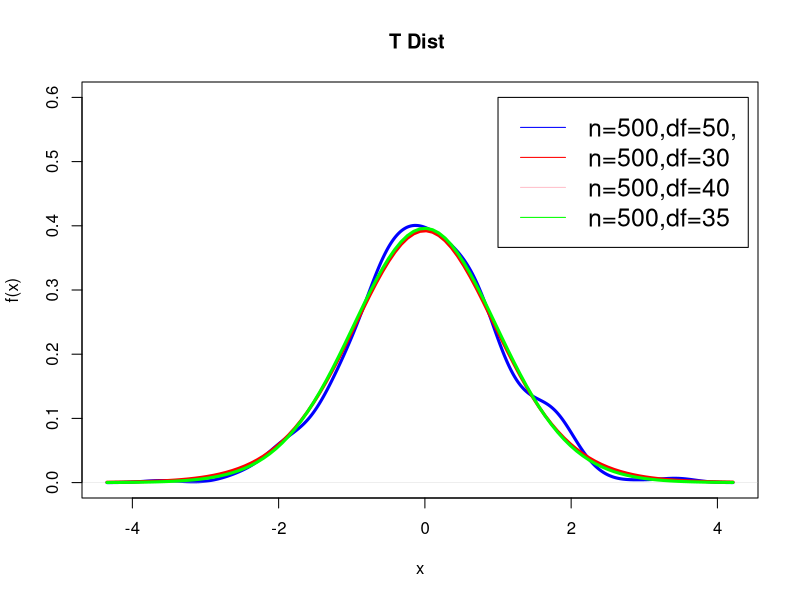

Write R code to recreate this figure.
set.seed(22)

x= rt(500,df=20)
plot(density(x),ylim=c(0,0.6),col="blue",lwd=3,xlab="x",ylab = "f(x)",main = "T Dist ")
curve(dt(x,df=15),col="red",lwd=3,add=T)
#curve(dt(x,df=40),col="pink",lwd=3,add=T)
curve(dt(x,df=35),col="green",lwd=3,add=T)

 legend(1,0.6,legend = c("n=500,df=50,","n=500,df=30"
                         
        ,"n=500,df=40","n=500,df=35"),col=c("blue","red","pink","green"),lty=1,cex=1.5)
